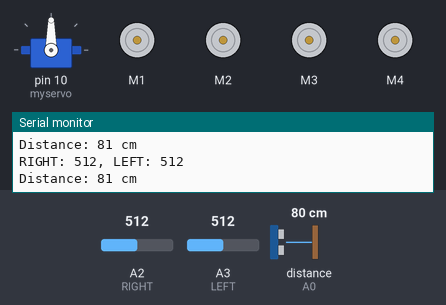
Simulated run of this sketch. Board: Arduino Uno, built with avr-gcc and run on an emulated ATmega328P. Shown: servo, 4 × DC motor (green arrow = forward, orange = backward, longer = faster), the last lines printed to the serial monitor. The test bench sets the inputs (shaded band); at power-on: distance to the obstacle (sensor on A0) 80 cm, A2 (RIGHT) = 512, A3 (LEFT) = 512. The echo pulse lasts 58.3 µs per cm.

Above: at 4.8 s.
4.9 s: distance to the obstacle (sensor on A0) set to 16 cm
6.4 s: distance to the obstacle (sensor on A0) set to 13 cm
At 7.0 s:
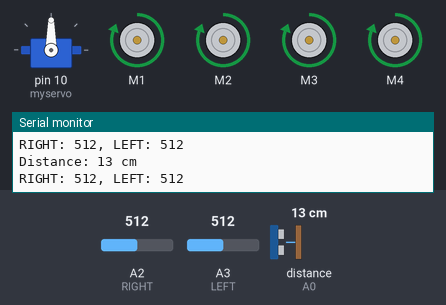
7.9 s: A2 (RIGHT) set to 104
10.9 s: A2 (RIGHT) set to 92
13.9 s: distance to the obstacle (sensor on A0) set to 120 cm
At 14.6 s:
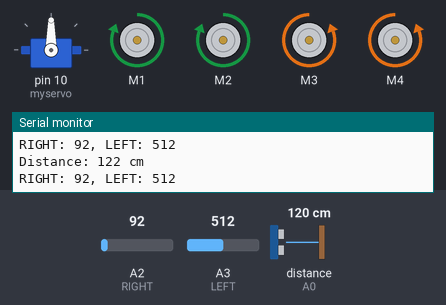
15.4 s: distance to the obstacle (sensor on A0) set to 2 cm
At 16.5 s:
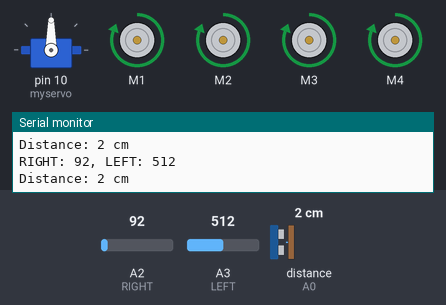
Timing chart, 0 to 17.9 s (numbered marks = the images above; inputs shaded):
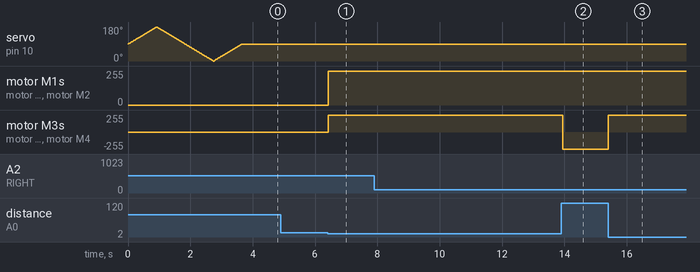

Measured:
- the behaviour switches between 15 and 14 cm on distance to the obstacle (sensor on A0) (found by bisection; images 0 and 1)
- after the input at 6.4 s, motor M1–4: stopped → forward 255/255 at once
- after the input at 13.9 s, motor M3, motor M4: forward 255/255 → backward 255/255 after 0.05 s
- after the input at 15.4 s, motor M3, motor M4: backward 255/255 → forward 255/255 at once

The sketch:

HumanFollowing.ino
```cpp
//Arduino Human Following Robot
// Version 1.1

#include<NewPing.h>
#include<Servo.h>
#include<AFMotor.h>

#define RIGHT A2
#define LEFT A3
#define TRIGGER_PIN A1
#define ECHO_PIN A0
#define MAX_DISTANCE 500      // Maximum ping distance increased to 500cm

unsigned int distance = 0;
unsigned int Right_Value = 0;
unsigned int Left_Value = 0;

NewPing sonar(TRIGGER_PIN, ECHO_PIN, MAX_DISTANCE);

AF_DCMotor Motor1(1,MOTOR12_1KHZ);
AF_DCMotor Motor2(2,MOTOR12_1KHZ);
AF_DCMotor Motor3(3,MOTOR34_1KHZ);
AF_DCMotor Motor4(4,MOTOR34_1KHZ);

Servo myservo;
int pos=0;

void setup() {
   Serial.begin(9600);
   myservo.attach(10);
   for(pos = 90; pos <= 180; pos += 1){
     myservo.write(pos);
     delay(10);
   }
   for(pos = 180; pos >= 0; pos-= 1) {
     myservo.write(pos);
     delay(10);
   }
   for(pos = 0; pos<=90; pos += 1) {
     myservo.write(pos);
     delay(10);
   }
   pinMode(RIGHT, INPUT);
   pinMode(LEFT, INPUT);
}

void loop() {
  delay(50);
  distance = sonar.ping_cm();
  Serial.print("Distance: ");
  Serial.print(distance);
  Serial.println(" cm");

  Right_Value = analogRead(RIGHT);
  Left_Value = analogRead(LEFT);
  Serial.print("RIGHT: ");
  Serial.print(Right_Value);
  Serial.print(", LEFT: ");
  Serial.println(Left_Value);

  if((distance > 1) && (distance < 15)){
    Motor1.setSpeed(255);
    Motor1.run(FORWARD);
    Motor2.setSpeed(255);
    Motor2.run(FORWARD);
    Motor3.setSpeed(255);
    Motor3.run(FORWARD);
    Motor4.setSpeed(255);
    Motor4.run(FORWARD);
  } else if((Right_Value < 100) && (Left_Value > 100)) {
    Motor1.setSpeed(255);
    Motor1.run(FORWARD);
    Motor2.setSpeed(255);
    Motor2.run(FORWARD);
    Motor3.setSpeed(255);
    Motor3.run(BACKWARD);
    Motor4.setSpeed(255);
    Motor4.run(BACKWARD);
    delay(150);
  } else if((Right_Value > 100) && (Left_Value < 100)) {
    Motor1.setSpeed(255);
    Motor1.run(FORWARD);
    Motor2.setSpeed(255);
    Motor2.run(FORWARD);
    Motor3.setSpeed(255);
    Motor3.run(FORWARD);
    Motor4.setSpeed(255);
    Motor4.run(FORWARD);
    delay(150);
  } else {
    Motor1.run(RELEASE);
    Motor2.run(RELEASE);
    Motor3.run(RELEASE);
    Motor4.run(RELEASE);
  }
}
```
